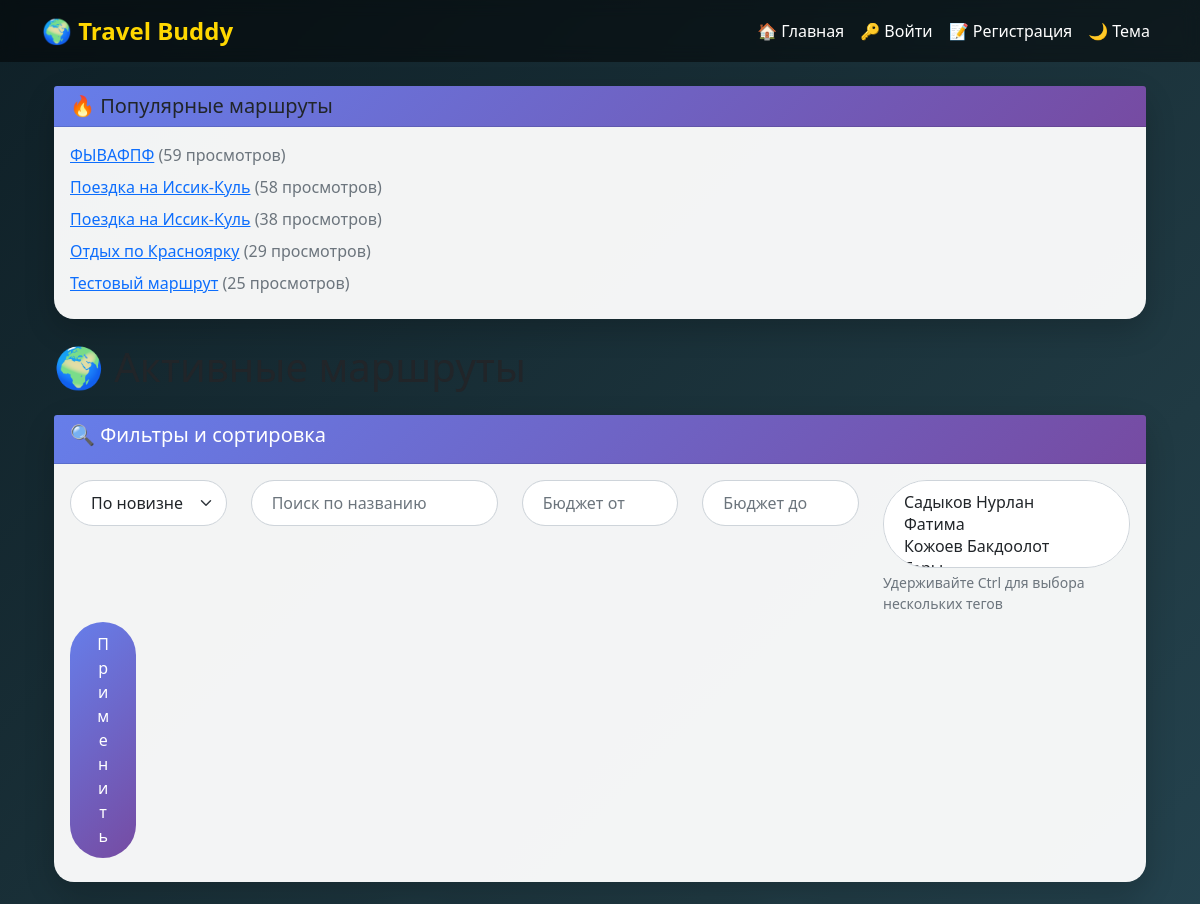
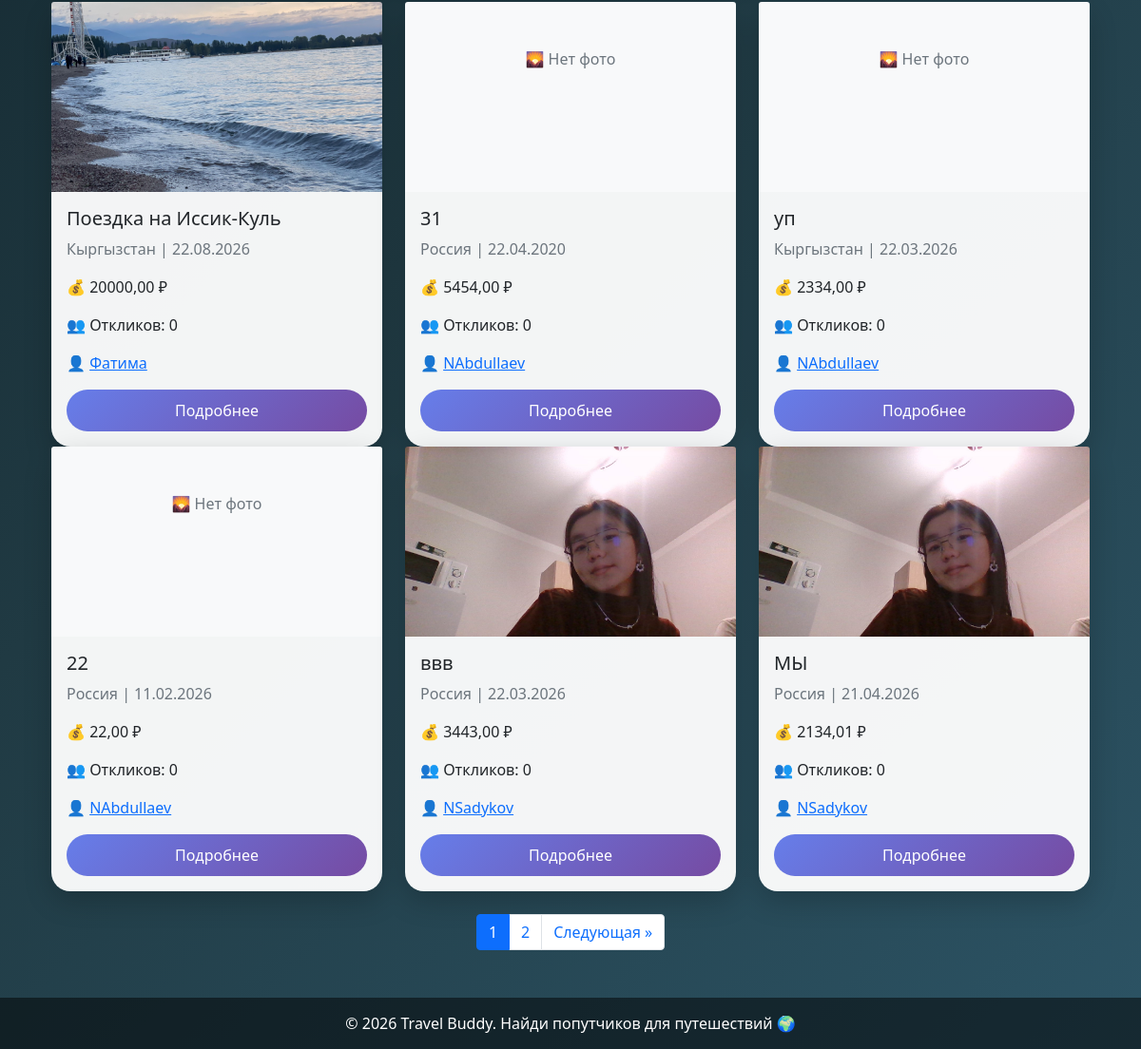
The page / on the database its author committed (2 pictures, top to bottom).
### routes/models.py (models this page shows, shortened)
class Route(models.Model):
    STATUS_CHOICES = [
        ('ACTIVE', 'Активен'),
        ('ARCHIVED', 'Архив'),
        ('CANCELLED', 'Отменён'),
    ]
    author = models.ForeignKey(User, on_delete=models.CASCADE, related_name='routes', verbose_name='Автор')
    title = models.CharField(max_length=200, verbose_name='Название')
    description = models.TextField(blank=True, verbose_name='Описание')
    countries = models.CharField(max_length=255, verbose_name='Страны')
    cities = models.CharField(max_length=255, blank=True, verbose_name='Города')
    start_date = models.DateField(verbose_name='Дата начала')
    end_date = models.DateField(verbose_name='Дата окончания')
    budget = models.DecimalField(max_digits=10, decimal_places=2, blank=True, null=True, verbose_name='Бюджет')
    status = models.CharField(max_length=20, choices=STATUS_CHOICES, default='ACTIVE', verbose_name='Статус')
    views_count = models.PositiveIntegerField(default=0, verbose_name='Просмотры')
    image = models.ImageField(upload_to='routes/', blank=True, null=True, verbose_name='Изображение')
    places = models.JSONField(default=list, blank=True, verbose_name='Места посещения')
    latitude = models.DecimalField(max_digits=9, decimal_places=6, blank=True, null=True, verbose_name='Широта')
    longitude = models.DecimalField(max_digits=9, decimal_places=6, blank=True, null=True, verbose_name='Долгота')
    location = models.CharField(max_length=500, blank=True, verbose_name='Ссылка на карту')
    start_city = models.CharField(max_length=200, blank=True, verbose_name='Город отправления')
    end_city = models.CharField(max_length=200, blank=True, verbose_name='Город назначения')
    waypoints = models.CharField(max_length=500, blank=True, verbose_name='Промежуточные точки')
    city = models.CharField(max_length=200, blank=True, verbose_name='Город для карты')
    tags = models.ManyToManyField(Tag, blank=True, related_name='routes', verbose_name='Теги')
    created_at = models.DateTimeField(auto_now_add=True, verbose_name='Дата создания')
    updated_at = models.DateTimeField(auto_now=True, verbose_name='Дата обновления')
    class Meta:
        verbose_name = 'Маршрут'
        verbose_name_plural = 'Маршруты'

### users/models.py (models this page shows, shortened)
class User(AbstractUser):
    avatar = models.ImageField(upload_to='avatars/', blank=True, null=True)
    bio = models.TextField(blank=True)
    interests = models.TextField(blank=True)
    rating = models.DecimalField(max_digits=3, decimal_places=2, default=0.00)
    is_active = models.BooleanField(default=True)
    is_admin = models.BooleanField(default=False)
    class Meta:
        verbose_name = 'Пользователь'
        verbose_name_plural = 'Пользователи'

### routes/views.py (the view)
# urls.py: path('', views.home, name='home'),
@log_action('Просмотр главной страницы')
def home(request):
    routes_list = Route.objects.filter(status='ACTIVE').annotate(
        responses_count=Count('responses', filter=Q(responses__status='ACCEPTED'))
    )
    tags_ids = request.GET.getlist('tags')
    if tags_ids and tags_ids[0]:
        routes_list = routes_list.filter(tags__id__in=tags_ids).distinct()
    min_budget = request.GET.get('min_budget')
    max_budget = request.GET.get('max_budget')
    if min_budget:
        routes_list = routes_list.filter(budget__gte=min_budget)
    if max_budget:
        routes_list = routes_list.filter(budget__lte=max_budget)
    search = request.GET.get('search')
    if search:
        routes_list = routes_list.filter(title__icontains=search)
    sort = request.GET.get('sort', '-created_at')
    if sort == 'budget':
        routes_list = routes_list.order_by('budget')
    elif sort == '-budget':
        routes_list = routes_list.order_by('-budget')
    elif sort == 'start_date':
        routes_list = routes_list.order_by('start_date')
    else:
        routes_list = routes_list.order_by('-created_at')
    paginator = Paginator(routes_list, 6)
    page_number = request.GET.get('page')
    routes = paginator.get_page(page_number)
    tags = Tag.objects.all()
    popular_routes = Route.objects.filter(status='ACTIVE').order_by('-views_count')[:5]
    return render(request, 'routes/home.html', {
        'routes': routes,
        'tags': tags,
        'popular_routes': popular_routes,
        'selected_tags': tags_ids,
    })

### travel_buddy/utils.py (called while the page is built)
def log_action(message):
    def decorator(func):
        @functools.wraps(func)
        def wrapper(request, *args, **kwargs):
            if request.user.is_authenticated:
                log_msg = f"[{now()}] Пользователь: {request.user.username} | IP: {request.META.get('REMOTE_ADDR')} | {message} | URL: {request.path}"
            else:
                log_msg = f"[{now()}] Пользователь: Аноним | IP: {request.META.get('REMOTE_ADDR')} | {message} | URL: {request.path}"
            logger.info(log_msg)
            return func(request, *args, **kwargs)
        return wrapper
    return decorator

### routes/templates/routes/home.html (shortened to what this page needs)
{% extends 'base.html' %}
{% block content %}
<div class="container mt-4">
{% if popular_routes %}
<div class="card mb-4">
    <div class="card-header bg-warning text-dark">
        <h5 class="mb-0">🔥 Популярные маршруты</h5>
    </div>
    <div class="card-body">
        {% for route in popular_routes %}
            <div class="mb-2">
                <a href="{% url 'route_detail' route.id %}">{{ route.title }}</a>
                <span class="text-muted">({{ route.views_count }} просмотров)</span>
            </div>
        {% endfor %}
    </div>
</div>
{% endif %}
    <h1 class="mb-4">🌍 Активные маршруты</h1>
    <div class="card mb-4">
    <div class="card-header bg-primary text-white"><h5>🔍 Фильтры и сортировка</h5></div>
    <div class="card-body">
        <form method="get">
            <div class="row">
                <div class="col-md-2 mb-2">
                    <select name="sort" class="form-select">
                        <option value="-created_at" {% if request.GET.sort == '-created_at' %}selected{% endif %}>По новизне</option>
                    </select>
                </div>
                <div class="col-md-3 mb-2">
                    <input type="text" name="search" class="form-control" placeholder="Поиск по названию" value="{{ request.GET.search }}">
                </div>
                <div class="col-md-2 mb-2">
                    <input type="number" name="min_budget" class="form-control" placeholder="Бюджет от" value="{{ request.GET.min_budget }}">
                </div>
                <div class="col-md-2 mb-2">
                    <input type="number" name="max_budget" class="form-control" placeholder="Бюджет до" value="{{ request.GET.max_budget }}">
                </div>
                <div class="col-md-3 mb-2">
                    <select name="tags" multiple class="form-select" size="3">
                        {% for tag in tags %}
                            <option value="{{ tag.id }}" {% if tag.id|stringformat:"s" in selected_tags %}selected{% endif %}>
                            </option>
                        {% endfor %}
                    </select>
                    <small class="text-muted d-block mt-1">Удерживайте Ctrl для выбора нескольких тегов</small>
                </div>
                <div class="col-md-1 mb-2">
                    <button type="submit" class="btn btn-primary w-100">Применить</button>
                </div>
            </div>
        </form>
    </div>
</div>
    <div class="row">
        {% for route in routes %}
            <div class="col-md-4">
                <div class="card route-card h-100">
                    {% if route.image %}
                        <img src="{{ route.image.url }}" class="card-img-top" style="height: 200px; object-fit: cover;" alt="{{ route.title }}">
                    {% else %}
                        <div class="card-img-top bg-light text-center py-5" style="height: 200px;">
                            <span class="text-muted">🌄 Нет фото</span>
                        </div>
                    {% endif %}
                    <div class="card-body">
                        <h5 class="card-title">{{ route.title }}</h5>
                        <p class="card-text text-muted">{{ route.countries }} | {{ route.start_date|date:"d.m.Y" }}</p>
                        <p class="card-text">💰 {{ route.budget|default:"Не указан" }} ₽</p>
                        <p class="card-text">👥 Откликов: {{ route.responses_count }}</p>
                        <p class="card-text">👤 <a href="{% url 'profile' route.author.id %}">{{ route.author.username }}</a></p>
                        <a href="{% url 'route_detail' route.id %}" class="btn btn-primary w-100">Подробнее</a>
                    </div>
                </div>
            </div>
        {% empty %}
            <div class="col-12"><div class="alert alert-info">Нет маршрутов. <a href="{% url 'route_create' %}">Создайте первый!</a></div></div>
        {% endfor %}
    </div>
    {% if routes.has_other_pages %}
    <nav class="mt-4">
        <ul class="pagination justify-content-center">
            {% for num in routes.paginator.page_range %}
                {% if routes.number == num %}
                    <li class="page-item active"><span class="page-link">{{ num }}</span></li>
                {% elif num > routes.number|add:'-3' and num < routes.number|add:'3' %}
                    <li class="page-item">
                        <a class="page-link" href="?page={{ num }}{% for key, value in request.GET.items %}{% if key != 'page' %}&{{ key }}={{ value }}{% endif %}{% endfor %}">{{ num }}</a>
                    </li>
                {% endif %}
            {% endfor %}
            {% if routes.has_next %}
                <li class="page-item">
                    <a class="page-link" href="?page={{ routes.next_page_number }}{% for key, value in request.GET.items %}{% if key != 'page' %}&{{ key }}={{ value }}{% endif %}{% endfor %}">Следующая »</a>
                </li>
            {% endif %}
        </ul>
    </nav>
    {% endif %}
</div>
{% endblock %}

### templates/base.html (shortened to what this page needs)
<!DOCTYPE html>
<html lang="ru">
<head>
    <link href="https://cdn.jsdelivr.net/npm/bootstrap@5.1.3/dist/css/bootstrap.min.css" rel="stylesheet">
</head>
<body>
    <nav class="navbar navbar-expand-lg navbar-dark">
        <div class="container">
            <a class="navbar-brand" href="{% url 'home' %}">🌍 Travel Buddy</a>
            <div class="collapse navbar-collapse" id="navbarNav">
                <ul class="navbar-nav ms-auto">
                    <li class="nav-item"><a class="nav-link" href="{% url 'home' %}">🏠 Главная</a></li>
                    {% if user.is_authenticated %}
                        <li class="nav-item"><a class="nav-link" href="{% url 'route_create' %}">➕ Создать маршрут</a></li>
                        <li class="nav-item"><a class="nav-link" href="{% url 'profile' user.id %}">👤 {{ user.username }}</a></li>
                        <li class="nav-item">
                            <a class="nav-link" href="{% url 'chat_list' %}" style="position: relative;">
                                💬 Чат
                                <span id="unreadCount" class="badge bg-danger" style="border-radius: 50%; display: none; position: absolute; top: 0; right: -10px;">0</span>
                            </a>
                        </li>
                        <li class="nav-item">
                            <form action="{% url 'logout' %}" method="post" style="display: inline;">
                                {% csrf_token %}
                                <button type="submit" class="nav-link btn btn-link" style="background: none; border: none; color: white; text-decoration: none; cursor: pointer;">🚪 Выйти</button>
                            </form>
                        </li>
                    {% else %}
                        <li class="nav-item"><a class="nav-link" href="{% url 'login' %}">🔑 Войти</a></li>
                        <li class="nav-item"><a class="nav-link" href="{% url 'register' %}">📝 Регистрация</a></li>
                    {% endif %}
                    <li class="nav-item">
                        <button id="themeToggle" class="btn btn-link nav-link" style="background: none; border: none;">🌙 Тема</button>
                    </li>
                </ul>
            </div>
        </div>
    </nav>
    <div class="container mt-4">
        {% block content %}
        {% endblock %}
    </div>
    <div class="footer">
        <div class="container">
            <p class="mb-0">© 2026 Travel Buddy. Найди попутчиков для путешествий 🌍</p>
        </div>
    </div>

### templates/base.html (style rules this page uses)
* { margin: 0; padding: 0; box-sizing: border-box; }
body { font-family: 'Segoe UI', Tahoma, Geneva, Verdana, sans-serif; min-height: 100vh; background: linear-gradient(135deg, #0f2027 0%, #203a43 50%, #2c5364 100%); position: relative; transition: background 0.3s ease; }
body::before { content: ''; position: fixed; top: 0; left: 0; right: 0; bottom: 0; background-image: url('https://images.unsplash.com/photo-1469474968028-56623f02e42e?w=1920'); background-size: cover; background-position: center; background-attachment: fixed; opacity: 0.3; z-index: 0; }
.navbar, .container, .footer { position: relative; z-index: 1; }
.navbar { background: rgba(0, 0, 0, 0.5) !important; backdrop-filter: blur(8px); }
.navbar-brand { font-weight: bold; color: #ffd700 !important; font-size: 1.5rem; }
.nav-link { color: white !important; transition: 0.3s; }
.card { background: rgba(255, 255, 255, 0.95); border-radius: 20px; border: none; box-shadow: 0 10px 30px rgba(0, 0, 0, 0.2); }
.card-header { background: linear-gradient(135deg, #667eea, #764ba2); border-radius: 20px 20px 0 0; color: white; }
.btn-primary { background: linear-gradient(135deg, #667eea, #764ba2); border: none; border-radius: 50px; padding: 10px 25px; }
.footer { background: rgba(0, 0, 0, 0.5); color: white; text-align: center; padding: 15px; margin-top: 50px; }
.form-control, .form-select { border-radius: 50px; padding: 10px 20px; }

### rows shown on the page
Route: title "ФЫВАФПФ", views_count "59"
Route: title "Поездка на Иссик-Куль", views_count "58"
Route: title "Поездка на Иссик-Куль", views_count "38", image (picture), countries "Кыргызстан", start_date "22.08.2026", budget "20000,00", responses_count "0", author.username "Фатима"
Route: title "Отдых по Красноярку", views_count "29"
Route: title "Тестовый маршрут", views_count "25"
Route: image "🌄 Нет фото", title "31", countries "Россия", start_date "22.04.2020", budget "5454,00", responses_count "0", author.username "NAbdullaev"
Route: image "🌄 Нет фото", title "уп", countries "Кыргызстан", start_date "22.03.2026", budget "2334,00", responses_count "0", author.username "NAbdullaev"
Route: image "🌄 Нет фото", title "22", countries "Россия", start_date "11.02.2026", budget "22,00", responses_count "0", author.username "NAbdullaev"
Route: image (picture), title "ввв", countries "Россия", start_date "22.03.2026", budget "3443,00", responses_count "0", author.username "NSadykov"
Route: image (picture), title "МЫ", countries "Россия", start_date "21.04.2026", budget "2134,01", responses_count "0", author.username "NSadykov"

### other values the page prints
{{ num }} "1"
{{ num }} "2"
